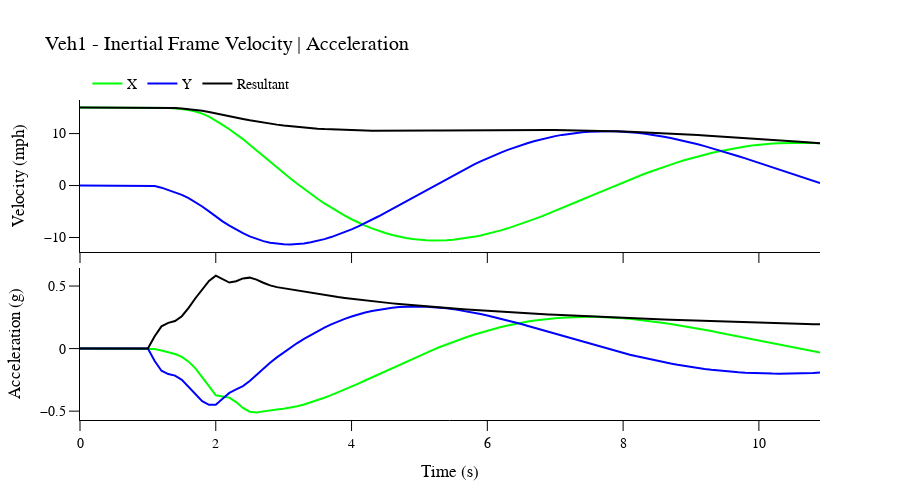
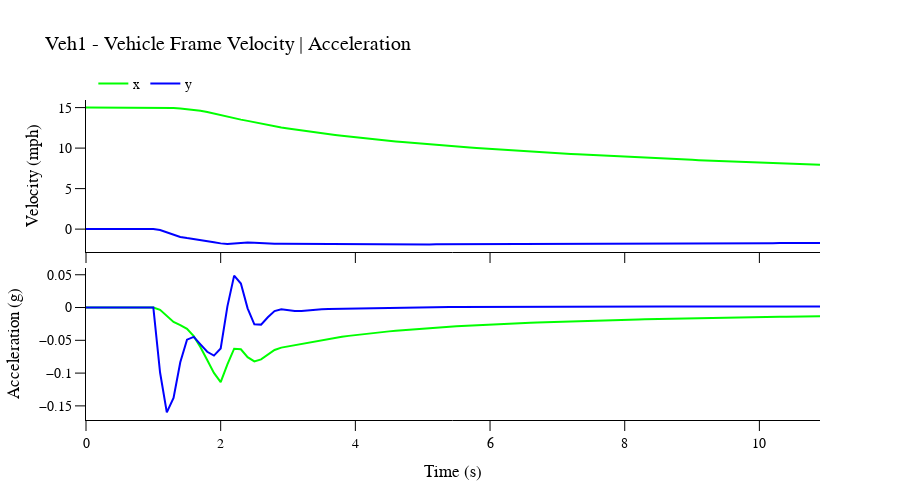
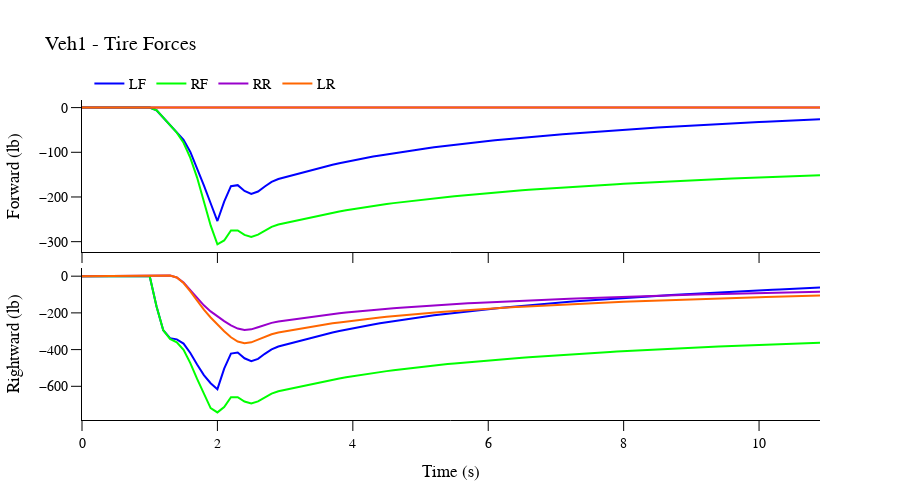
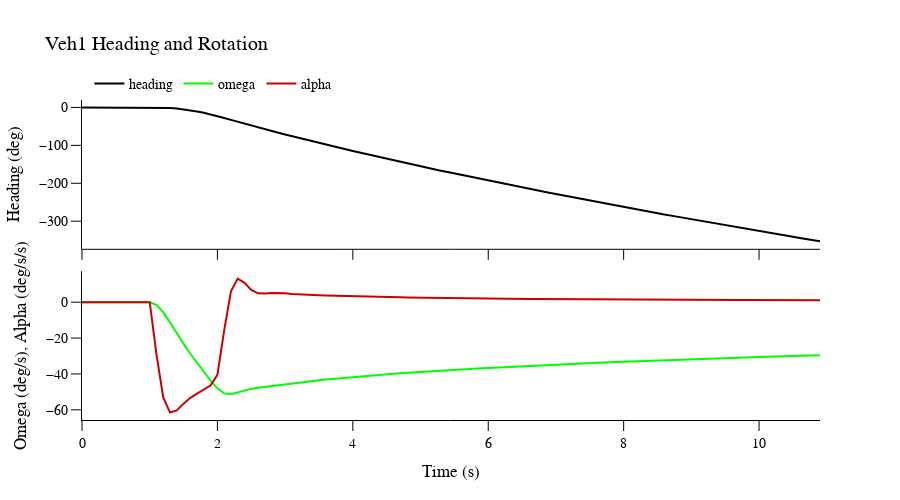

Notebook source saved alongside these figures, in order:
### Markdown cell above
### Plot Motion

### Code cell
run.plot_model()
